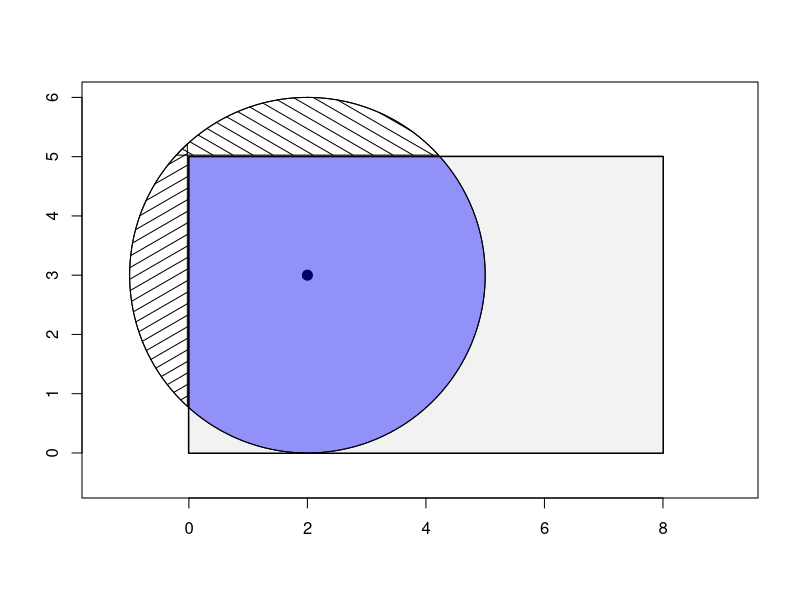
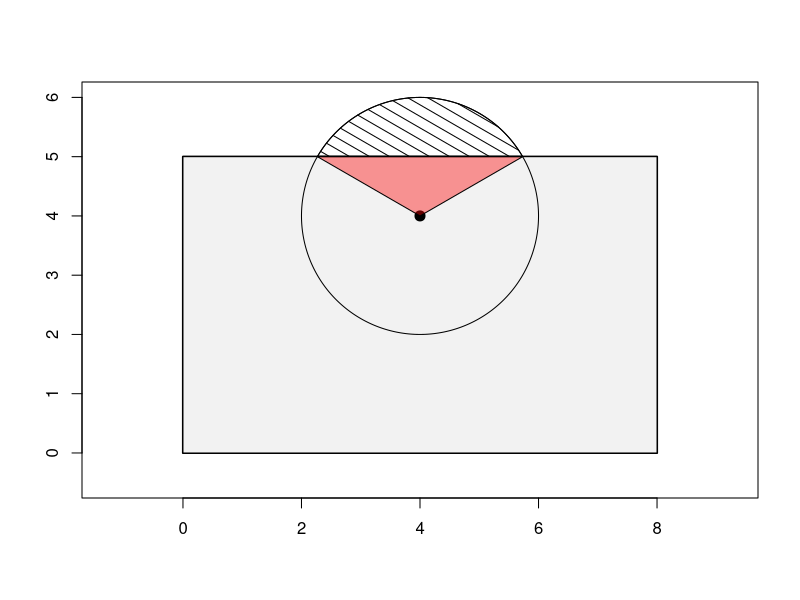
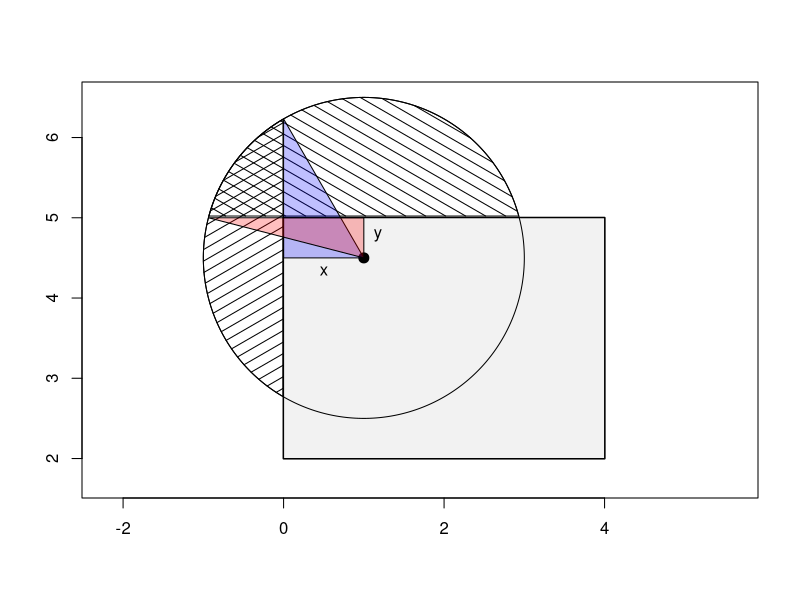

Generate these figures, in order, with R: (Note: this script raises an error after producing the figures.)
## ---- chunk 1
fig.dim <- 4
## ---- chunk 2
crescent <- function (circle, x, side) {
    if (side %in% c("left", "right")) {
        circle <- circle[,2:1]
    }
    if (side %in% c("right", "top")) {
        circle <- (-1) * circle
        x <- (-1) * x
    }
    segs <- rle(circle[,2] <= x)
    out <- matrix(nrow=0, ncol=2)
    start <- 0
    for (k in seq_along(segs$lengths)) {
        if (segs$values[k] == TRUE) {
            out <- rbind(circle[start + seq_len(segs$lengths[k]),], out)
        }
        start <- start + segs$lengths[k]
    }
    if (side %in% c("right", "top")) {
        out <- (-1) * out
    }
    if (side %in% c("left", "right")) {
        out <- out[,2:1]
    }
    return(out)
}
plot_intersection <- function(r, xy, a, b, outside=TRUE, inside=TRUE, rectangle=TRUE) {
    tt <- seq(0, 2*pi, length.out=501)
    trim_x <- function (x) pmin(a[2], pmax(a[1], x))
    trim_y <- function (y) pmin(b[2], pmax(b[1], y))
    circle <- cbind(xy[1] + r * cos(tt),
                    xy[2] + r * sin(tt))
    plot(x=a[c(1,2,2,1,1)], y=b[c(1,1,2,2,1)], type='l', lwd=2,
         xlim=c(min(xy[1] - r, mean(a) - 1.2 * diff(a) / 2),
                max(xy[1] + r, mean(a) + 1.2 * diff(a) / 2)),
         ylim=c(min(xy[2] - r, mean(b) - 1.2 * diff(b) / 2),
                max(xy[2] + r, mean(b) + 1.2 * diff(b) / 2)),
         asp=1, xlab='', ylab='')
    if (rectangle) {
        polygon(x=a[c(1,2,2,1,1)], y=b[c(1,1,2,2,1)], col=grey(0.95))
    } else {
        polygon(x=a[c(1,2,2,1,1)], y=b[c(1,1,2,2,1)])
    }
    lines(circle)
    points(xy[1], xy[2], pch=20, cex=2)
    if (inside) {
        polygon(trim_x(circle[,1]), trim_y(circle[,2]), col=adjustcolor('blue', 0.4))
    }
    if (outside) {
        if (any(circle[,1] < a[1])) {
            A <- crescent(circle, a[1], side='left')
            polygon(A[,1], A[,2], density=10, angle=30)
        }
        if (any(circle[,1] > a[2])) {
            A <- crescent(circle, a[2], side='right')
            polygon(A[,1], A[,2], density=10, angle=60)
        }
        if (any(circle[,2] < b[1])) {
            A <- crescent(circle, b[1], side='bottom')
            polygon(A[,1], A[,2], density=10, angle=120)
        }
        if (any(circle[,2] > b[2])) {
            A <- crescent(circle, b[2], side='top')
            polygon(A[,1], A[,2], density=10, angle=150)
        }
    }
}
plot_intersection(3, c(2, 3), c(0, 8), c(0, 5))
## ---- chunk 3
r <- 2
center <- c(4,4)
b <- c(0, 5)
theta <- 2 * acos((b[2] - center[2])/r)
plot_intersection(r, center, c(0, 8), b, inside=FALSE)
polygon(x=c(center[1],
            center[1] + r * cos((pi - theta)/2),
            center[1] - r * cos((pi - theta)/2)),
        y=c(center[2],
            center[2] + r * sin((pi - theta)/2),
            center[2] + r * sin((pi - theta)/2)),
        col=adjustcolor('red', 0.4))
## ---- chunk 4
r <- 2
center <- c(1, 4.5)
a <- c(0, 4)
b <- c(2, 5)
theta12 <- acos((b[2] - center[2])/r)
theta23 <- acos((center[1] - a[1])/r)
theta2 <- theta12 + theta23 - pi/2
theta1 <- theta12 - theta2
theta3 <- theta23 - theta2
plot_intersection(r, center, a, b, inside=FALSE)
polygon(x=c(center[1],
            a[1],
            center[1] - r * cos(theta23)),
        y=c(center[2],
            center[2],
            center[2] + r * sin(theta23)),
        col=adjustcolor('blue', 0.25))
text(x=(center[1] + a[1])/2,
     y=center[2],
     labels=expression(x),
     pos=1)
polygon(x=c(center[1],
            center[1],
            center[1] - r * cos(pi/2 - theta12)),
        y=c(center[2],
            b[2],
            center[2] + r * sin(pi/2 - theta12)),
        col=adjustcolor('red', 0.25))
text(x=center[1],
     y=(b[2]+center[2])/2,
     labels=expression(y),
     pos=4)
segments(x=c(center[1], center[1] + r),
         y=center[2])
text(x=center[1] + r/2, y=center[2], labels=expression(r), pos=1)

## ---- chunk 5
A1 <- function (x, r) {
    out <- 0
    if (x < r) {
        out <- r^2 * acos(x/r) - x * sqrt(r^2 - x^2)
    }
    return(out)
}

A2 <- function (x, y, r) {
    out <- 0
    if (x^2 + y^2 < r^2) {
        out <- (
                (r^2 / 2) * (acos(y/r) + acos(x/r) - pi/2)
                - x * sqrt(r^2 - x^2) / 2
                - y * sqrt(r^2 - y^2) / 2
                + x * y
               )
    }
    return(out)
}

area <- function (r, xy, a, b) {
    # Find the area of the intersection of the circle centered at xy with radius r
    # and the radius with vertical sides at a and horizontal sides at b.
    # xy, a, and b must be vectors of length 2, and xy must lie within the rectangle.
    stopifnot(length(xy) == 2 && length(a) == 2 && length(b) == 2)
    x1 <- xy[1] - a[1]
    x2 <- a[2] - xy[1]
    y1 <- xy[2] - b[1]
    y2 <- b[2] - xy[2]
    stopifnot(min(x1, x2, y1, y2) >= 0)
    A <- (
          A1(x1, r)
          + A1(x2, r)
          + A1(y1, r)
          + A1(y2, r)
          - A2(x1, y1, r)
          - A2(x1, y2, r)
          - A2(x2, y1, r)
          - A2(x2, y2, r)
         )
    stopifnot(A >= 0)
    stopifnot(A <= pi * r^2)
    return(pi * r^2 - A)
}
## ---- chunk 6
integrate <- function (r, xy, a, b) {
    tt <- seq(0, 2*pi, length.out=10001)
    x = pmin(a[2], pmax(a[1], xy[1] - r * cos(tt)))
    y = pmin(b[2], pmax(b[1], xy[2] + r * sin(tt)))
    A <- sum(diff(x) * (y[-1] - diff(y)/2))
    return(A)
}

# integrates circles correctly?
for (k in 1:10) {
    stopifnot(abs(
        integrate(k, c(0, 0), c(-100, 100), c(-100, 100))
        - pi * k^2
        ) < 1e-3)
}
## ---- chunk 7
test <- function (r, xy, a, b, plot=TRUE) {
    A <- area(r, xy, a, b)
    iA <- integrate(r, xy, a, b)
    plot_intersection(r, xy, a, b)
    mtext(sprintf("eq'n: %0.3f, integral: %0.3f", A, iA), side=3)
    return(c(A, iA))
}
test(r=2, xy=c(4,4), a=c(0, 8), b=c(0, 5))
## ---- chunk 8
test(r=1.1, xy=c(1, 4.0), a=c(0, 4), b=c(2, 5))
## ---- chunk 9
test(r=2, xy=c(1, 4.5), a=c(0, 4), b=c(2, 5))
## ---- chunk 10
layout(matrix(1:100, nrow=10, ncol=10))
par(mar=c(0,0,0,0)+.1)
AA <- matrix(NA, nrow=100, ncol=2)
for (k in 1:100) {
    r <- 2 * rexp(1)
    a <- sort(runif(2, -4, 4))
    b <- sort(runif(2, -4, 4))
    xy <- runif(2, c(a[1], b[1]), c(a[2], b[2]))
    AA[k,] <- test(r=r, xy=xy, a=a, b=b)
}
## ---- chunk 11
plot(AA[,1], AA[,2], asp=1, xlab='analytical value', ylab='numerical integration', pch=20)
abline(0, 1)
